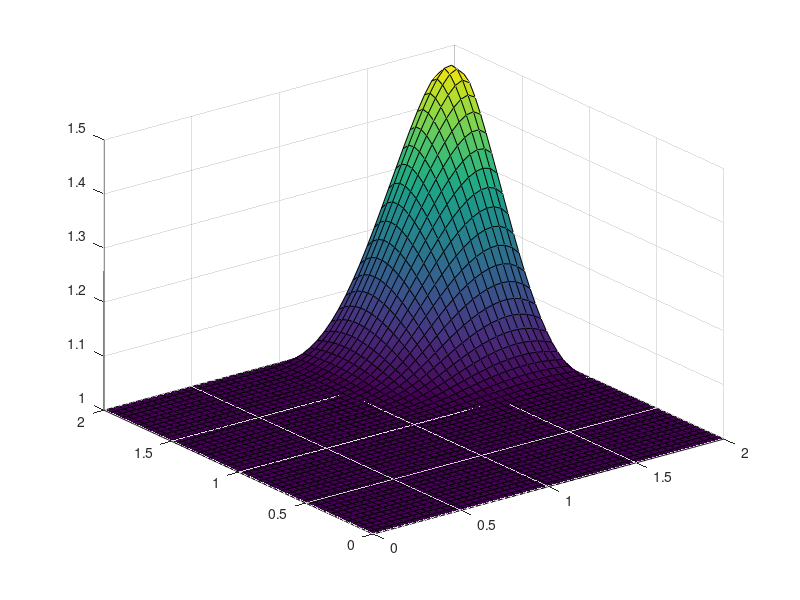

Write MATLAB code to recreate this figure.
%% Step 5: 2D Non-Linear Convection 
clc
clear all

Lx = 2;
Ly = 2;
nx = 50;
ny = 50;
dx = Lx/(nx-1);
dy = Ly/(ny-1);

for i = 1:nx
   for j = 1:ny
        x(i,j) = (i-1)*dx;
        y(i,j) = (j-1)*dy;
   end
end
nt = 100;
sigma=0.2;
dt = (sigma*dx);
%% Pre allocation 
u=ones(nx,ny);
v=ones(nx,ny);
%% Initial Condition
for i= 1:nx
    
    for j =1:ny
        if x(i,j) >= 0.5 && x(i,j) <= 1 && y(i,j)>=0.5 && y(i,j)<=1 
            u(i,j)=2;
            v(i,j)=2;
        else
            u(i,j)=1;
            v(i,j)=1;
        end
            
    end
    
end
%% Computation
t=1;

while t<=nt
    u1=u;
    v1=v;
    for i = 2:nx-1
        for j = 2:ny-1
            
            u(i,j)=u1(i,j)-(dt/dx)*u1(i,j)*(u1(i,j)-u1(i-1,j))-(dt/dy)*v1(i,j)*(v1(i,j)-v1(i,j-1));
            v(i,j)=v1(i,j)-(dt/dx)*u1(i,j)*(v1(i,j)-v1(i-1,j))-(dt/dy)*v1(i,j)*(v1(i,j)-v1(i,j-1));
                    
        end
        
    end
    t=t+1;
    surf(x,y,u,v)
    pause(0.1)
end
